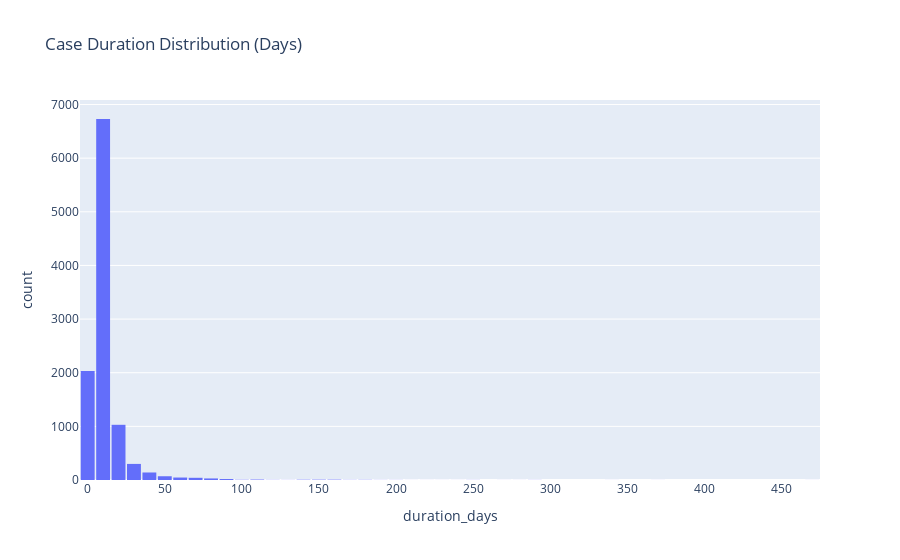

The notebook cell this image was saved under:
### Markdown cell above
**Key Findings:**
- Declaration amounts range from €0 to €3,292.54, with a mean of €93.92.
- The distribution is highly right-skewed, with 94.3% of declarations below €329.
- Only 0.5% of declarations exceed €1,000.
- Higher-value declarations tend to follow different approval paths, with BUDGET OWNER and PRE_APPROVER roles being more involved.
- There's a significant correlation between declaration amount and case complexity (number of activities).

## 2. Performance Analysis

### 2.1 Case Duration Analysis

### Code cell
# Calculate case durations
case_start = df.groupby('case:id')['time:timestamp'].min().reset_index()
case_end = df.groupby('case:id')['time:timestamp'].max().reset_index()
case_duration = pd.merge(case_start, case_end, on='case:id', suffixes=('_start', '_end'))
case_duration['duration_days'] = (case_duration['time:timestamp_end'] - case_duration['time:timestamp_start']).dt.total_seconds() / (60*60*24)

duration_stats = case_duration['duration_days'].describe()
print("\nCase duration statistics (days):")
print(duration_stats)

# Visualize duration distribution
fig = px.histogram(case_duration, x='duration_days', nbins=50,
                   title='Case Duration Distribution (Days)')
fig.update_layout(bargap=0.1)
fig.show()

### Figure 1 — Plotly figure (JSON) as saved in the notebook; plotly's stock layout.template omitted (floating-point values rounded to 4 significant figures; data arrays with more than 128 entries replaced by an {"elided": "..."} marker saying what was removed)
{"data": [{"bingroup": "x", "hovertemplate": "duration_days=%{x}<br>count=%{y}<extra></extra>", "legendgroup": "", "marker": {"color": "#636efa", "pattern": {"shape": ""}}, "name": "", "nbinsx": 50, "orientation": "v", "showlegend": false, "type": "histogram", "x": {"elided": "10500 float values"}, "xaxis": "x", "yaxis": "y"}], "layout": {"bargap": 0.1, "barmode": "relative", "legend": {"tracegroupgap": 0}, "title": {"text": "Case Duration Distribution (Days)"}, "xaxis": {"anchor": "y", "domain": [0, 1], "title": {"text": "duration_days"}}, "yaxis": {"anchor": "x", "domain": [0, 1], "title": {"text": "count"}}}}
